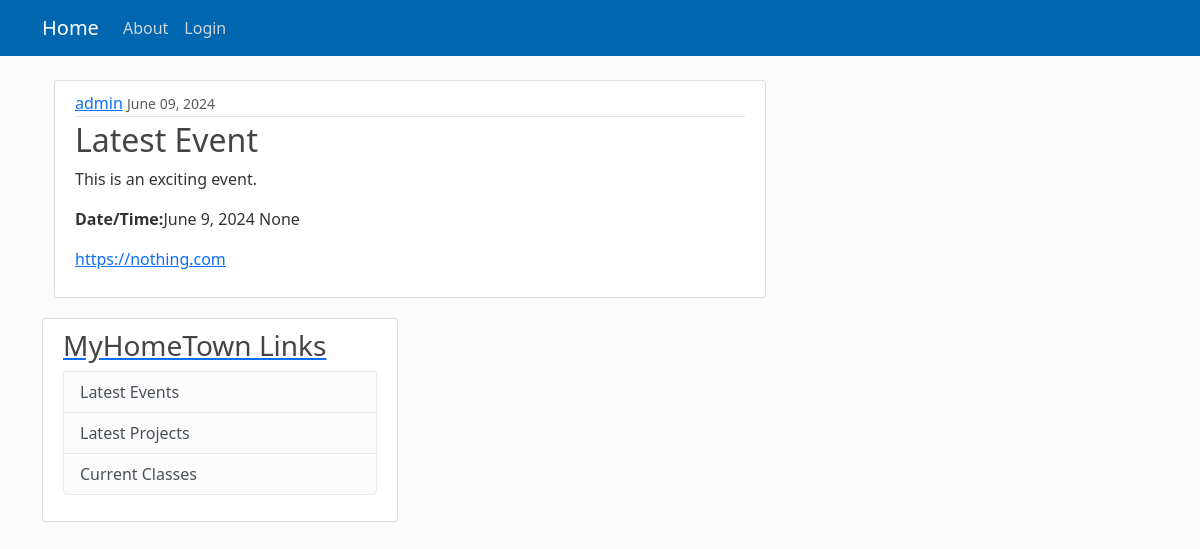
The page /private/event/3/ on the database its author committed.
### common/models.py (models this page shows, shortened)
class Event(models.Model):
    title = models.CharField(max_length=100)
    location = models.CharField(max_length=255)
    time = models.TimeField(default=timezone.now)
    date = models.DateField(default=timezone.now)
    url = models.CharField(max_length=255, null=True, blank=True)
    date_posted = models.DateTimeField(default=timezone.now)
    summary = models.CharField(max_length=255, null=True)
    description = models.CharField(max_length=4096, null=True)
    author = models.ForeignKey(User, on_delete=models.CASCADE)

### private/views.py (the view)
# urls.py: path('event/<int:pk>/', EventDetailView.as_view(), name="event-detail"),
class EventDetailView(DetailView):
    model = Event
    template_name = 'events/event_detail.html'
    context_object_name = 'event'

### private/templates/events/event_detail.html (shortened to what this page needs)
{% extends "private/base.html" %}
{% block content %}
<div class="container">
  <article class="media content-section">
      <div class="media-body">
        <div class="article-metadata">
          <a class="mr-2" href="#">{{ event.author }}</a>
          <small class="text-muted">{{ event.date_posted|date:"F d, Y" }}</small>
        </div>
        <h2 class="article-title">{{ event.title }}</h2>
        <p class="article-content">{{ event.description }}</p>
        <p class="article-content"><b>Date/Time:</b>{{ event.date }} {{ event.time }}</p>
        {% if event.url %}
          <a class="url" href="{{ event.url }}">{{ event.url }}</p>
        {% endif %}
      </div>
    </article>
</div>
{% endblock %}

### private/static/private/main.css (style rules this page uses)
body { background: #fafafa; color: #333333; margin-top: 5rem; }
h1, h2, h3, h4, h5, h6 { color: #444444; }
.content-section { background: #ffffff; padding: 10px 20px; border: 1px solid #dddddd; border-radius: 3px; margin-bottom: 20px; }
.article-title { color: #444444; }
.article-content { white-space: pre-line; }
.article-metadata { padding-bottom: 1px; margin-bottom: 4px; border-bottom: 1px solid #e3e3e3 }

### rows shown on the page
Event: author "admin", date_posted "June 09, 2024", title "Latest Event", description "This is an exciting event.", date "June 9, 2024", time "None", url "https://nothing.com"
